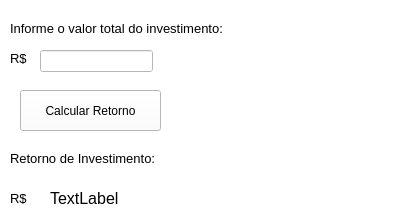
<?xml version="1.0" encoding="UTF-8"?>
<ui version="4.0">
 <class>Form</class>
 <widget class="QWidget" name="Form">
  <property name="geometry">
   <rect>
    <x>0</x>
    <y>0</y>
    <width>400</width>
    <height>224</height>
   </rect>
  </property>
  <property name="windowTitle">
   <string>Form</string>
  </property>
  <property name="styleSheet">
   <string notr="true">background-color: rgb(255, 255, 255);</string>
  </property>
  <widget class="QLineEdit" name="lineEdit">
   <property name="geometry">
    <rect>
     <x>40</x>
     <y>50</y>
     <width>113</width>
     <height>22</height>
    </rect>
   </property>
   <property name="font">
    <font>
     <pointsize>10</pointsize>
    </font>
   </property>
  </widget>
  <widget class="QLabel" name="label">
   <property name="geometry">
    <rect>
     <x>10</x>
     <y>20</y>
     <width>301</width>
     <height>16</height>
    </rect>
   </property>
   <property name="font">
    <font>
     <pointsize>10</pointsize>
    </font>
   </property>
   <property name="text">
    <string>Informe o valor total do investimento:</string>
   </property>
  </widget>
  <widget class="QLabel" name="label_2">
   <property name="geometry">
    <rect>
     <x>10</x>
     <y>50</y>
     <width>21</width>
     <height>16</height>
    </rect>
   </property>
   <property name="font">
    <font>
     <pointsize>10</pointsize>
    </font>
   </property>
   <property name="text">
    <string>R$</string>
   </property>
  </widget>
  <widget class="QPushButton" name="pushButton">
   <property name="geometry">
    <rect>
     <x>20</x>
     <y>90</y>
     <width>141</width>
     <height>41</height>
    </rect>
   </property>
   <property name="text">
    <string>Calcular Retorno</string>
   </property>
  </widget>
  <widget class="QLabel" name="label_3">
   <property name="geometry">
    <rect>
     <x>10</x>
     <y>150</y>
     <width>191</width>
     <height>16</height>
    </rect>
   </property>
   <property name="font">
    <font>
     <pointsize>10</pointsize>
    </font>
   </property>
   <property name="text">
    <string>Retorno de Investimento:</string>
   </property>
  </widget>
  <widget class="QLabel" name="label_4">
   <property name="geometry">
    <rect>
     <x>10</x>
     <y>190</y>
     <width>21</width>
     <height>16</height>
    </rect>
   </property>
   <property name="font">
    <font>
     <pointsize>10</pointsize>
    </font>
   </property>
   <property name="text">
    <string>R$</string>
   </property>
  </widget>
  <widget class="QLabel" name="label_5">
   <property name="geometry">
    <rect>
     <x>50</x>
     <y>190</y>
     <width>91</width>
     <height>16</height>
    </rect>
   </property>
   <property name="font">
    <font>
     <pointsize>12</pointsize>
    </font>
   </property>
   <property name="text">
    <string>TextLabel</string>
   </property>
  </widget>
 </widget>
 <resources/>
 <connections/>
</ui>
